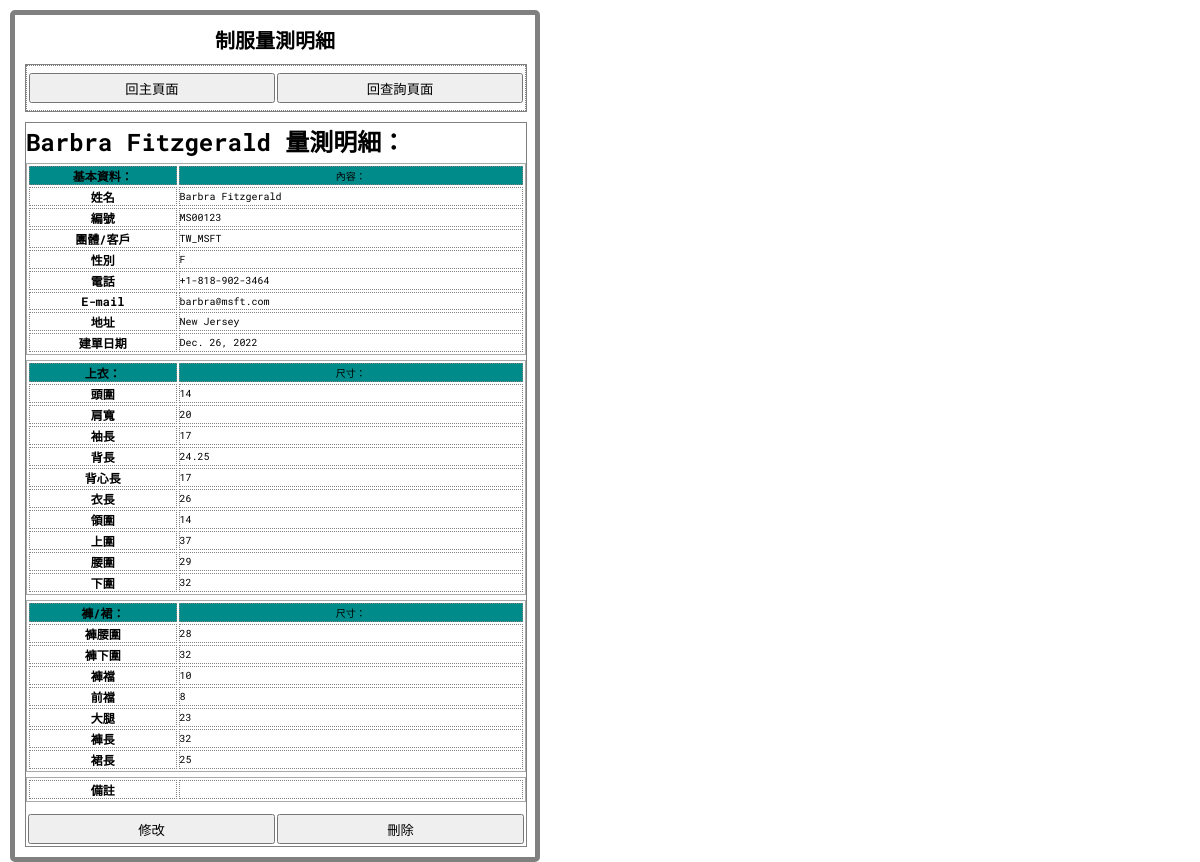
/detail/38/ (signed in), run on the app's committed database.
### hf_uniform_app/models.py (models this page shows, shortened)
class Uniform(models.Model):
    CustName = models.CharField(max_length=20, null=False)
    CustNo = models.CharField(max_length=20, blank=True, default='')
    OrgnizationName = models.CharField(max_length=50, blank=True, default='')
    Gender = models.CharField(max_length=2, default='M', null=False)
    CustPhone = models.CharField(max_length=50, blank=True, default='')
    CustEmail = models.EmailField(max_length=100, blank=True, default='')
    CustAddr = models.CharField(max_length=255,blank=True, default='')
    DateOfCreated = models.DateField(null=False)
    Hat = models.CharField(max_length=10, blank=True, default='')
    ShoulderWidth = models.CharField(max_length=10, blank=True, default='')
    SleeveLength = models.CharField(max_length=10, blank=True, default='')
    BackLength = models.CharField(max_length=10, blank=True, default='')
    CenterBack = models.CharField(max_length=10, blank=True, default='')
    ShirtLength = models.CharField(max_length=10, blank=True, default='')
    Collar = models.CharField(max_length=10, blank=True, default='')
    Chest = models.CharField(max_length=10, blank=True, default='')
    Waist = models.CharField(max_length=10, blank=True, default='')
    Seat = models.CharField(max_length=10, blank=True, default='')
    WaistBelt = models.CharField(max_length=10, blank=True, default='')
    Hip = models.CharField(max_length=10, blank=True, default='')
    Crotch = models.CharField(max_length=10, blank=True, default='')
    FrontCrotch = models.CharField(max_length=10, blank=True, default='')
    Thigh = models.CharField(max_length=10, blank=True, default='')
    PantsLength = models.CharField(max_length=10, blank=True, default='')
    SkirtLength = models.CharField(max_length=10, blank=True, default='')
    Remark = models.CharField(max_length=30, blank=True, default='')

### hf_uniform_app/views.py (the view)
# urls.py: path('detail/<int:uniform_id>/', views.detail),
def detail(request, uniform_id=None):
    if (request.user.id == None):
        return redirect('/login/')
    uniform = Uniform.objects.get(id=uniform_id)
    return render(request, "detail.html", locals())

### templates/detail.html (shortened to what this page needs)
{% extends "base.html" %}
{% block title %}
    {% load static %} <link href="{% static "css/detail.css" %}" rel="stylesheet" type="text/css" />
{% endblock %}
{% block content %}
<div class="main">
	<h1> 制服量測明細 </h1>
	<div class="option-table">
		<table class="option-table-button">
			<tr>
				<td>
					<form action="/main">
						<input type="submit" value="回主頁面" />
					</form>
				</td>
				<td>
					<form action="/query">
						<input type="submit" value="回查詢頁面" />
					</form>
				</td>
			</tr>
		</table>
	</div>
	<div class="listing-display">
		<h2> {{ uniform.CustName }} 量測明細： </h2>
		<table class="listing-display-table">
			<tr class="table-head">
				<th class="listing-display-table-dim">
					<span> 基本資料：</span>
				</th>
				<td class="listing-display-table-dim">
					<span> 內容： </span>
				</td>
			</tr>
			<tr>
				<th>姓名</th>
				<td> {{ uniform.CustName }} </td>
			</tr>
			<tr>
				<th>編號</th>
				<td> {{ uniform.CustNo }} </td>
			</tr>
			<tr>
				<th>團體/客戶</th>
				<td> {{ uniform.OrgnizationName }} </td>
			</tr>
			<tr>
				<th>性別</th>
				<td> {{ uniform.Gender }} </td>
			</tr>
			<tr>
				<th>電話</th>
				<td> {{ uniform.CustPhone }} </td>
			</tr>
			<tr>
				<th>E-mail</th>
				<td> {{ uniform.CustEmail }} </td>
			</tr>
			<tr>
				<th>地址</th>
				<td> {{ uniform.CustAddr }} </td>
			</tr>
			<tr>
				<th>建單日期</th>
				<td> {{ uniform.DateOfCreated }} </td>
			</tr>
		</table>
		<table class="listing-display-table">
			<tr  class="table-head">
				<th>
					<span> 上衣：</span>
				</th>
				<td>
					<span> 尺寸：</span>
				</td>
			</tr>
			<tr>
				<th>頭圍</th>
				<td> {{ uniform.Hat }} </td>
			</tr>
			<tr>
				<th>肩寬</th>
				<td> {{ uniform.ShoulderWidth }} </td>
			</tr>
			<tr>
				<th>袖長</th>
				<td> {{ uniform.SleeveLength }} </td>
			</tr>
			<tr>
				<th>背長</th>
				<td> {{ uniform.BackLength }} </td>
			</tr>
			<tr>
				<th>背心長</th>
				<td> {{ uniform.CenterBack }} </td>
			</tr>
			<tr>
				<th>衣長</th>
				<td> {{ uniform.ShirtLength }} </td>
			</tr>
			<tr>
				<th>領圍</th>
				<td> {{ uniform.Collar }} </td>
			</tr>
			<tr>
				<th>上圍</th>
				<td> {{ uniform.Chest }} </td>
			</tr>
			<tr>
				<th>腰圍</th>
				<td> {{ uniform.Waist }} </td>
			</tr>
			<tr>
				<th>下圍</th>
				<td> {{ uniform.Seat }} </td>
			</tr>
		</table>
		<table class="listing-display-table">
			<tr  class="table-head">
				<th>
					<span> 褲/裙：</span>
				</th>
				<td>
					<span> 尺寸：</span>
				</td>
			</tr>
			<tr>
				<th>褲腰圍</th>
				<td> {{ uniform.WaistBelt }} </td>
			</tr>
			<tr>
				<th>褲下圍</th>
				<td> {{ uniform.Hip }} </td>
			</tr>
			<tr>
				<th>褲襠</th>
				<td> {{ uniform.Crotch }} </td>
			</tr>
			<tr>
				<th>前襠</th>
				<td> {{ uniform.FrontCrotch }} </td>
			</tr>
			<tr>
				<th>大腿</th>
				<td> {{ uniform.Thigh }} </td>
			</tr>
			<tr>
				<th>褲長</th>
				<td> {{ uniform.PantsLength }} </td>
			</tr>
			<tr>
				<th>裙長</th>
				<td> {{ uniform.SkirtLength }} </td>
			</tr>
		</table>
		<table class="listing-display-table">
			<tr>
				<th>備註</th>
				<td> {{ uniform.Remark }} </td>
			</tr>
		</table>
		<table class="listing-display-table-button">
			<tr>
				<td class="button-amd">
					<form action="/edit_from_detail/{{uniform.id}}/">
						<input type="submit" value="修改" />
					</form>
				</td>
				<td class="button-amd">
					<form action="/delete_return_query/{{uniform.id}}/">
						<input type="submit" value="刪除" />
					</form>
				</td>
			</tr>
		</table>
	</div>
</div>
{% endblock %}

### static/css/detail.css (style rules this page uses)
* { margin: 0; padding: 0; font-family:'Roboto Mono',monospace; }
.main { display: block; width: 500px; margin-top: 10px; margin-left: 10px; padding: 10px; border: solid gray 5px; border-radius: 5px; }
.main h1 { text-align: center; font-size: 20px; }
.option-table { display: block; width: 100%; margin-top: 10px; border: solid gray 0.5px; }
.option-table-button { border: dotted gray 0.5px; width: 100%; font-size: 20px; }
.option-table-button td { height: 40px; width:33%; }
.option-table-button input { width: 100%; height: 30px; }
.listing-display { word-wrap: break-word; display: block; width: 100%; margin-top: 10px; border: solid gray 0.5px; }
.listing-display-table { word-wrap: break-word; margin-top: 5px; width: 100%; border: solid darkgray 1px; }
.listing-display-table th { word-wrap: break-word; border: dotted gray 0.5px; font-size: 12px; text-align: center; width: 30%; }
.listing-display-table td { word-wrap: break-word; border: dotted gray 0.5px; font-size: 10px; width: 70%; }
.table-head { background-color: darkcyan; text-align: center; }
.listing-display-table-button { margin-top: 10px; width: 100%; }
.listing-display-table-button td { width: 50%; }
.button-amd input { width: 100%; height: 30px; }

### data on the page
Uniform: CustName "Barbra Fitzgerald", CustNo "MS00123", OrgnizationName "TW_MSFT", Gender "F", CustPhone "+1-818-902-3464", CustEmail "barbra@msft.com", CustAddr "New Jersey", DateOfCreated "Dec. 26, 2022", Hat "14", ShoulderWidth "20", SleeveLength "17", BackLength "24.25", CenterBack "17", ShirtLength "26", Collar "14", Chest "37", Waist "29", Seat "32", WaistBelt "28", Hip "32", Crotch "10", FrontCrotch "8", Thigh "23", PantsLength "32", SkirtLength "25"
